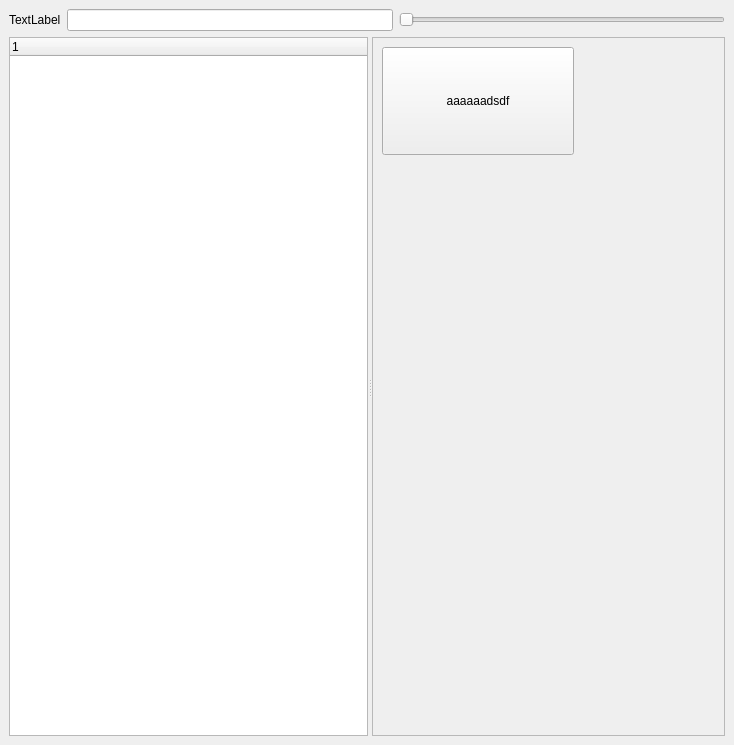
<?xml version="1.0" encoding="UTF-8"?>
<ui version="4.0">
 <class>MainWindow</class>
 <widget class="QMainWindow" name="MainWindow">
  <property name="geometry">
   <rect>
    <x>0</x>
    <y>0</y>
    <width>734</width>
    <height>745</height>
   </rect>
  </property>
  <property name="windowTitle">
   <string>MainWindow</string>
  </property>
  <widget class="QWidget" name="centralwidget">
   <layout class="QGridLayout" name="gridLayout">
    <item row="0" column="0">
     <widget class="QWidget" name="widget" native="true">
      <layout class="QGridLayout" name="gridLayout_5">
       <property name="leftMargin">
        <number>0</number>
       </property>
       <property name="topMargin">
        <number>0</number>
       </property>
       <property name="rightMargin">
        <number>0</number>
       </property>
       <property name="bottomMargin">
        <number>0</number>
       </property>
       <item row="0" column="0">
        <layout class="QHBoxLayout" name="horizontalLayout">
         <item>
          <widget class="QLabel" name="label">
           <property name="text">
            <string>TextLabel</string>
           </property>
          </widget>
         </item>
         <item>
          <widget class="QLineEdit" name="lineEdit"/>
         </item>
         <item>
          <widget class="QSlider" name="horizontalSlider">
           <property name="orientation">
            <enum>Qt::Horizontal</enum>
           </property>
          </widget>
         </item>
        </layout>
       </item>
       <item row="1" column="0">
        <widget class="QSplitter" name="splitter">
         <property name="orientation">
          <enum>Qt::Horizontal</enum>
         </property>
         <widget class="QWidget" name="widget_3" native="true">
          <layout class="QGridLayout" name="gridLayout_4">
           <property name="leftMargin">
            <number>0</number>
           </property>
           <property name="topMargin">
            <number>0</number>
           </property>
           <property name="rightMargin">
            <number>0</number>
           </property>
           <property name="bottomMargin">
            <number>0</number>
           </property>
           <item row="0" column="0">
            <widget class="QTreeWidget" name="treeWidget">
             <property name="sizePolicy">
              <sizepolicy hsizetype="Expanding" vsizetype="Expanding">
               <horstretch>0</horstretch>
               <verstretch>0</verstretch>
              </sizepolicy>
             </property>
             <property name="minimumSize">
              <size>
               <width>200</width>
               <height>0</height>
              </size>
             </property>
             <column>
              <property name="text">
               <string notr="true">1</string>
              </property>
             </column>
            </widget>
           </item>
          </layout>
         </widget>
         <widget class="QWidget" name="widget_2" native="true">
          <layout class="QGridLayout" name="gridLayout_3">
           <property name="leftMargin">
            <number>0</number>
           </property>
           <property name="topMargin">
            <number>0</number>
           </property>
           <property name="rightMargin">
            <number>0</number>
           </property>
           <property name="bottomMargin">
            <number>0</number>
           </property>
           <item row="0" column="0">
            <widget class="QScrollArea" name="scrollArea">
             <property name="widgetResizable">
              <bool>true</bool>
             </property>
             <widget class="QWidget" name="scrollAreaWidgetContents">
              <property name="geometry">
               <rect>
                <x>0</x>
                <y>0</y>
                <width>320</width>
                <height>348</height>
               </rect>
              </property>
              <layout class="QGridLayout" name="gridLayout_2">
               <item row="1" column="0">
                <spacer name="verticalSpacer">
                 <property name="orientation">
                  <enum>Qt::Vertical</enum>
                 </property>
                 <property name="sizeHint" stdset="0">
                  <size>
                   <width>20</width>
                   <height>213</height>
                  </size>
                 </property>
                </spacer>
               </item>
               <item row="0" column="0">
                <widget class="QToolButton" name="toolButton">
                 <property name="sizePolicy">
                  <sizepolicy hsizetype="Minimum" vsizetype="Minimum">
                   <horstretch>0</horstretch>
                   <verstretch>0</verstretch>
                  </sizepolicy>
                 </property>
                 <property name="minimumSize">
                  <size>
                   <width>192</width>
                   <height>108</height>
                  </size>
                 </property>
                 <property name="maximumSize">
                  <size>
                   <width>192</width>
                   <height>108</height>
                  </size>
                 </property>
                 <property name="text">
                  <string>aaaaaadsdf</string>
                 </property>
                 <property name="icon">
                  <iconset>
                   <normaloff>O:/08_FX/01_Scene/assetlib/master/3D/F/_Icon/TN_FireChacoal_Fx_B.JPG</normaloff>O:/08_FX/01_Scene/assetlib/master/3D/F/_Icon/TN_FireChacoal_Fx_B.JPG</iconset>
                 </property>
                 <property name="iconSize">
                  <size>
                   <width>192</width>
                   <height>108</height>
                  </size>
                 </property>
                </widget>
               </item>
               <item row="0" column="1">
                <spacer name="horizontalSpacer">
                 <property name="orientation">
                  <enum>Qt::Horizontal</enum>
                 </property>
                 <property name="sizeHint" stdset="0">
                  <size>
                   <width>40</width>
                   <height>20</height>
                  </size>
                 </property>
                </spacer>
               </item>
              </layout>
             </widget>
            </widget>
           </item>
          </layout>
         </widget>
        </widget>
       </item>
      </layout>
     </widget>
    </item>
   </layout>
  </widget>
  <widget class="QMenuBar" name="menubar">
   <property name="geometry">
    <rect>
     <x>0</x>
     <y>0</y>
     <width>734</width>
     <height>17</height>
    </rect>
   </property>
  </widget>
 </widget>
 <resources/>
 <connections/>
</ui>
